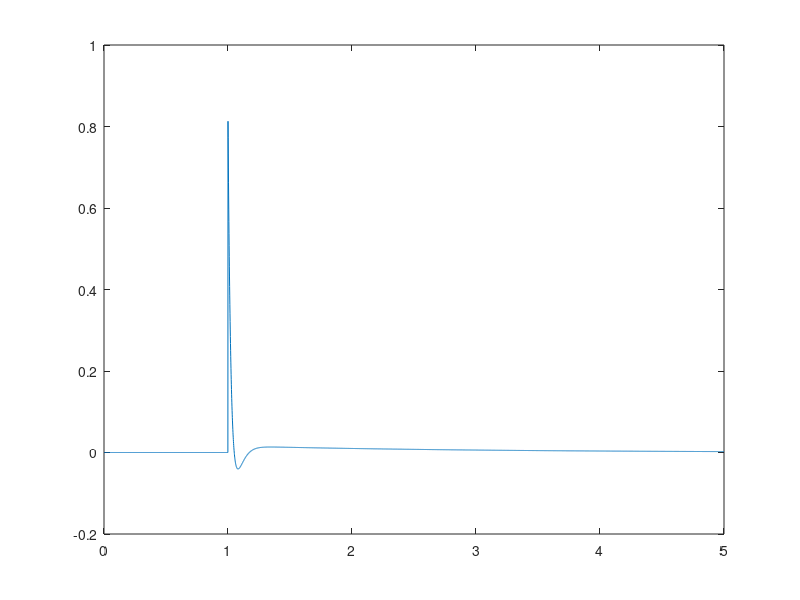

Write MATLAB code to recreate this figure. (Note: this script raises an error after producing the figure.)
%% test to use ode solver to step PST model
close all
clear
clc
%% globals that are pss related
global  pss_con pss_pot mac_con mac_int exc_con; 
global pss_idx n_pss pss_sp_idx pss_p_idx pss_mb_idx pss_exc_idx;
global pss_T  pss_T2 pss_T4 pss_T4_idx  pss_noT4_idx;

%% globals that are user supplied or relate to a machine...
%           1   2   3   4       5   6   7       8       9       10
pss_con = [ 1  	1   20  2     0.25 0.04 0.2   0.03      1.0     -1.0];
exc_con = [...
%   1   2   3     4     5     6     7    8     9     10    11    12  13  14  15  16  17 18?    19  20   
%  type num T_R   K_A   T_A   T_B   T_C  Vrmax Vrmin VImax VImin KJ  KP  qP  KI  XL  KC Efdmax KG  VGmax
    3    1  0.0   200   0.02  10.0  1.0  5.0   -5.0  0.1   -0.1  1.0 1   0   0   0   0  5.0    0  5.0];
mac_int = 1;
d_0S = 0; %Salient damping
d_0R = 0; %Round rotor damping
d_1 = 1; %Pmech damping (Not used in new mac_sub)
mac_con = [
% 1   2   3      4x    5y   6y   7y    8y    9y     10y    11y   12y   13y   14y   15y    16y   17    18   19  20x    21x
% num bus base   x_l   r_a  x_d  x'_d  x"_d  T'_do  T"_do  x_q   x'_q  x"_q  T'_qo T"_qo  H     d_0   d_1  bus s(1.0) s(1.2)   
   1   1  4500   0.17  0.0  1.2  0.3   0.22  6.0    0.025  0.7   0.23  0.22  0.06  0.04   5.0   d_0S  d_1   1  0.05   0.3; %Hydro, salient pole
];
%% MATLAB model
block1 = tf([pss_con(3)*pss_con(4), 0],[pss_con(4), 1])
block2 = tf([pss_con(5), 1],[pss_con(6), 1])
block3 = tf([pss_con(7), 1],[pss_con(8), 1])

G= block1*block2*block3;
tL = 0:.001:5;
modSig = zeros(size(tL,1),1);
modSig(tL>=1) = .001; % very small input to avoid limiter
yL = lsim(G,modSig,tL);
figure
plot(tL,yL)

%% PST - INCOMPLETE
% used to make indexes of pss
pss_indx

%% initialize zeros of pss variables...
k = size(tL,2);
z_pss = zeros(1,k);
if n_pss~=0
    z_pss = zeros(n_pss,k);
end

pss1 = z_pss; 
pss2 = z_pss; 
pss3 = z_pss;
dpss1 = z_pss; 
dpss2 = z_pss; 
dpss3 = z_pss;

%%
bus= 'dummy';
pss23(0,1,bus,0)
